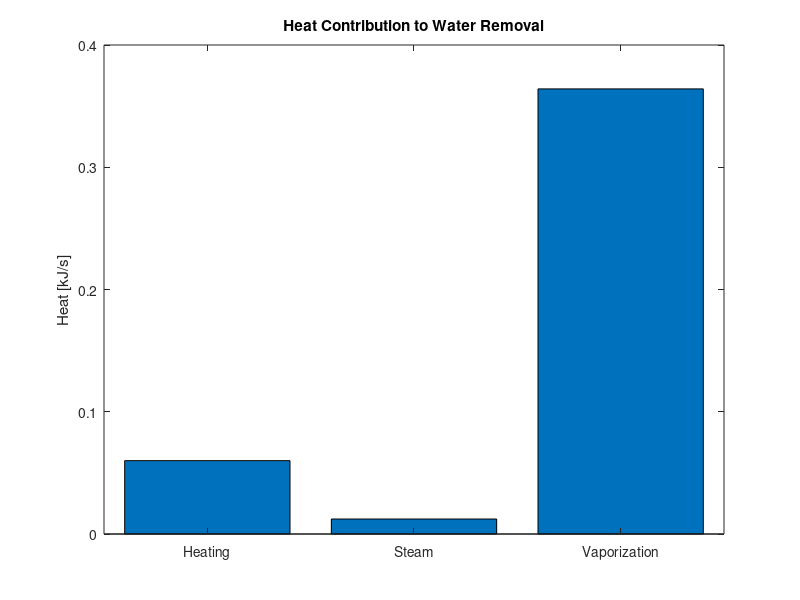
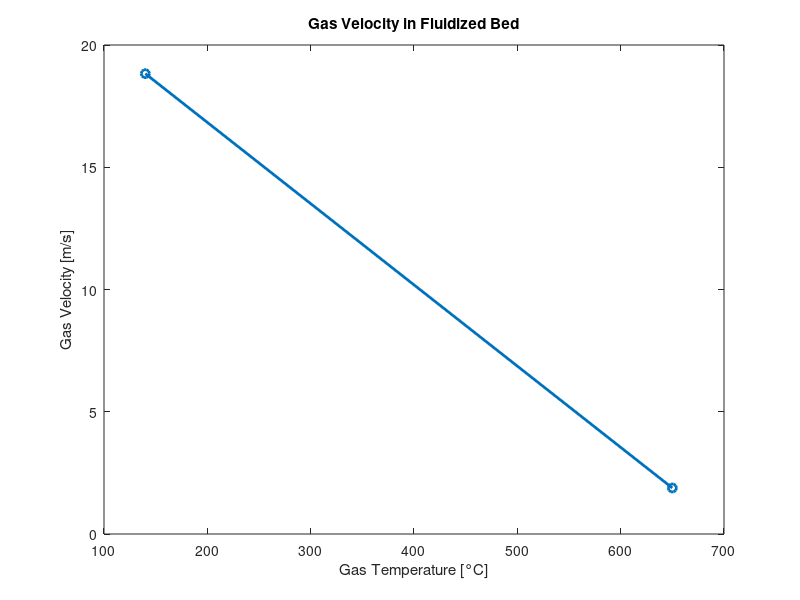
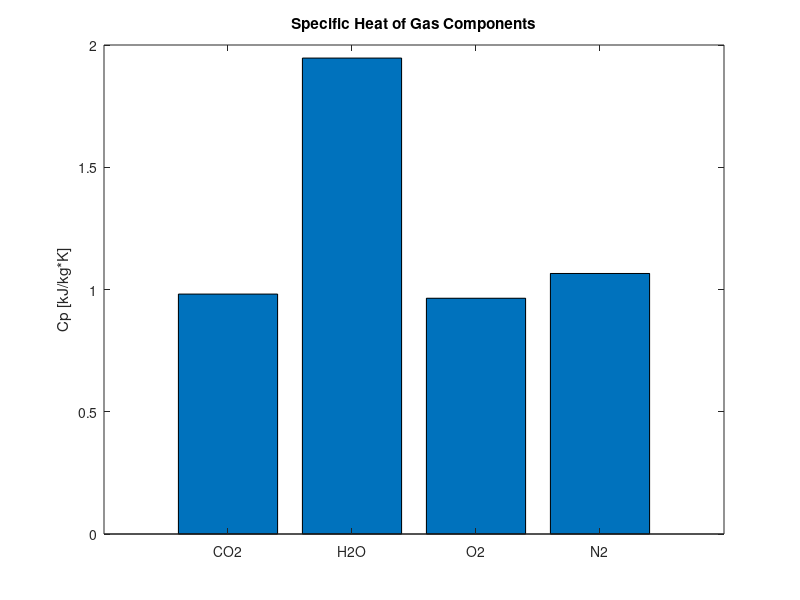

Recreate these plots in MATLAB, in order.
%% Cleaned & Structured MATLAB Script for Drying Process
% Author: University Assignment
% Purpose: Mass and energy balance of KCl drying with fluidized bed

clear; clc; close all;

%% ---------------- Parameters ----------------
% Dryer & Material
G_k = 12;             % ton/h, final product flowrate
mu_k = 0.004;         % final moisture content in KCl
mu_p = 0.05;          % initial moisture content
t_mat = 18;           % C, initial temperature KCl
t_1 = 650;            % C, inlet gas temperature
t_2 = 140;            % C, outlet gas temperature
q_loss_percent = 0.1; % % heat losses
rho_KCl = 1980;       % kg/m3
d_avg = 0.35e-3;      % m, average particle diameter
d_min = 0.15e-3;      % m, minimal particle size
h_bed = 0.4;          % m, bed height (fluidization stabilization zone)

% Gases
M_KCl = 39.10 + 35.45;
M_CO2 = 44.01; M_H2O = 18.02; M_O2 = 32.00; M_N2 = 28.01;
M_i = [M_CO2; M_H2O; M_O2; M_N2];
r_i = [0.05; 0.1; 0.13; 1 - 0.05 - 0.1 - 0.13];

R = 8.314; g = 9.81; % Gas constant & gravity
p = 1e5;              % Pa, process pressure

% Sutherland constants
T0 = 273.15; 
eta0 = [1.375;0.861;1.166;1.652]*1e-5;
C = [254;650;125;104];

%% ---------------- Mass Balance ----------------
G_p = G_k*(1-mu_k)/(1-mu_p)*1000/3600;  % kg/s, raw material + moisture
G_k = G_k*1000/3600;                     % kg/s, product
W = G_p - G_k;                           % kg/s, removed water
W_total = G_p*mu_p;                       % total initial water
W_remain = G_k*mu_k;                      % remaining water

%% ---------------- Energy Balance ----------------
% Heat capacity functions
fun_KCl = @(t) 35.42 + 70.03*t - 91.3823*t.^2 + 52.52*t.^3 + 0.1534./t.^2; 
DelH_KCl = integral(fun_KCl, 0.29115, 0.41315);
q_KCl = ((1-mu_p)*G_p*DelH_KCl*1000)/M_KCl; % kJ/s

fun_H2O_liquid = @(t) -203.6060 + 1523.290*t - 3196.413*t.^2 + 2474.455*t.^3 + 3.855326./t.^2;
DelH_H2O_liquid = integral(fun_H2O_liquid, 0.29115, 0.37315);
q_H2O_liquid = W_total*DelH_H2O_liquid*1000/M_H2O;

fun_H2O_steam = @(t) 30.092 + 6.832514*t + 6.793435*t.^2 - 2.53448*t.^3 + 0.082139./t.^2;
DelH_H2O_steam = integral(fun_H2O_steam, 0.37315, 0.41315);
q_H2O_steam = W*DelH_H2O_steam*1000/M_H2O;

DelH_H2O_vapor = 40.65; % kJ/mol, enthalpy of vaporization
q_H2O_vapor = W*DelH_H2O_vapor*1000/M_H2O;

q_H2O_total = q_H2O_vapor + q_H2O_steam + q_H2O_liquid; 
q_loss = q_loss_percent*(q_H2O_total + q_KCl); 

q_gas_total = q_H2O_total + q_KCl + q_loss;  % kJ/s
q_per_kg_water = q_gas_total / W;            % kJ/kg water

%% ---------------- Gas Properties ----------------
t_mean = (t_1 + t_2)/2; % mean gas temperature

% Heat capacities at 300 and 400 C for interpolation
T_points = [300;400];
Cp_CO2 = [0.949;0.983]; Cp_H2O = [1.919;1.948];
Cp_O2 = [0.95;0.965]; Cp_N2 = [1.057;1.066];
Cp_gases = [Cp_CO2 Cp_H2O Cp_O2 Cp_N2];
Cp_interpolated = interp1(T_points,Cp_gases,t_mean)'; % transpose to column


% Molar mass of gas mixture
M_z = sum(M_i.*r_i);
g_i = r_i.*M_i/M_z;  % mass fraction

Cp_gas_mix = sum(g_i .* Cp_interpolated);

% Gas flowrate based on heat balance
G_s = q_gas_total/(Cp_gas_mix*(t_1-t_2)); % kg/s

% Gas densities at inlet and outlet
rho_gas = M_z*p ./ ([t_2+T0; t_1+T0]*R*1000); % kg/m3

%% ---------------- Fluidization ----------------
% Gas viscosity
eta_i = eta0 .* (T0 + C)./(t_2 + T0 + C) .* ((t_2 + T0)/T0).^(3/2);
ln_eta_g = sum(log(eta_i).*g_i);
eta_g = exp(ln_eta_g);

% Archimedes number & fluidization velocity
Ar = (d_avg^3*rho_KCl*g)/eta_g^2;
Ly_kr = 1e-3; Ly_r = 1.5;
w_kr = (Ly_kr*eta_g*g*rho_KCl)^(1/3); 
K_r = (Ly_r/Ly_kr)^(1/3);
w = K_r*w_kr; % m/s, fluidization velocity
w_ds = w*(T0+t_1)/(T0+t_2); 
w_otw = w_ds/0.1;

% Distributor area
F_ds = G_s/(rho_gas(2)*w_ds);
D_ds = sqrt(4*F_ds/pi);

%% ---------------- Outlet & Separator ----------------
h_sep = 4*h_bed;
H_1 = h_sep + h_bed;
H_2 = 0.75*H_1;

G_o = G_s + G_p - G_k; % outlet gas mass flow
r_w = [0;1;0;0];       % water entrained
g_o_i = (G_s*g_i + r_w*W)/G_o;
M_o_z = sum(M_i.*g_o_i);
rho_o = M_o_z*p/(R*(t_2+T0)*1000);
w_rz = G_o/(rho_o*F_ds);

% Adjust separator area to avoid entrainment
F_sep = F_ds;
while w_rz > w
    F_sep = 1.05*F_sep;
    w_rz = G_o/(rho_o*F_sep);
end
D_wylot = sqrt(4*F_sep/pi);

%% ---------------- Plots ----------------
% Plot 1: Heat requirement vs water removed
figure; 
bar([q_H2O_liquid q_H2O_steam q_H2O_vapor]/1000);
set(gca,'XTickLabel',{'Heating','Steam','Vaporization'});
ylabel('Heat [kJ/s]');
title('Heat Contribution to Water Removal');

% Plot 2: Gas velocity profile
figure;
plot([t_1 t_2], [w_ds w_otw],'o-','LineWidth',2);
xlabel('Gas Temperature [°C]');
ylabel('Gas Velocity [m/s]');
title('Gas Velocity in Fluidized Bed');

% Plot 3: Gas flowrate vs Cp
figure;
bar(Cp_interpolated);
set(gca,'XTickLabel',{'CO2','H2O','O2','N2'});
ylabel('Cp [kJ/kg*K]');
title('Specific Heat of Gas Components');

%% ---------------- Display Key Results ----------------
fprintf('\n--- Key Results ---\n');
fprintf('Removed water W = %.4f kg/s\n', W);
fprintf('Heat per kg water q = %.2f kJ/kg\n', q_per_kg_water);
fprintf('Gas flowrate G_s = %.4f kg/s\n', G_s);
fprintf('Distributor diameter D_ds = %.4f m\n', D_ds);
fprintf('Separator diameter D_wylot = %.4f m\n', D_wylot);
